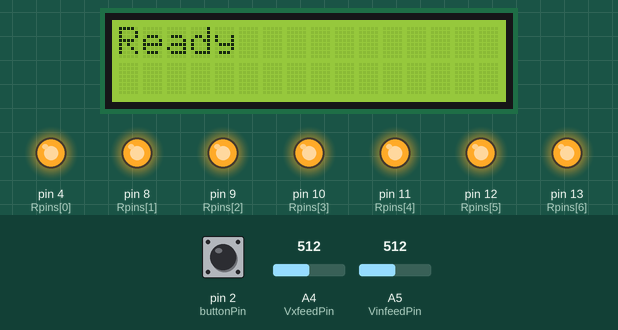
Recording of a sketch running on a simulated Arduino Uno, built with avr-gcc and run on an emulated ATmega328P. On the bench: 16×2 character LCD, output pins drawn as LEDs (lit = HIGH). Inputs (shaded band) come from the test bench; at power-on: pin 2 (buttonPin) LOW, A4 (VxfeedPin) = 512, A5 (VinfeedPin) = 512. Pins used as bus, display or sensor lines are not drawn; what the sketch prints to the serial monitor is not drawn.

Above: at 1.3 s.
1.4 s: pin 2 (buttonPin) pulled HIGH for 0.15 s
At 2.1 s:
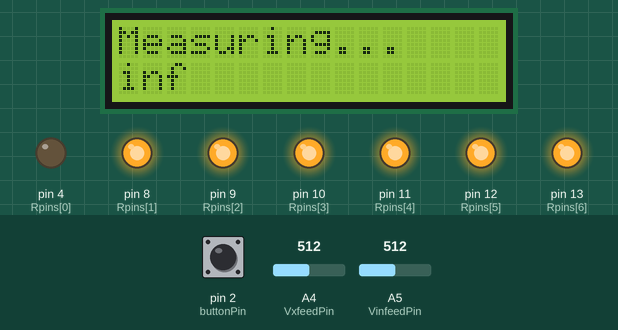
3.0 s: A4 (VxfeedPin) set to 810
At 3.9 s:
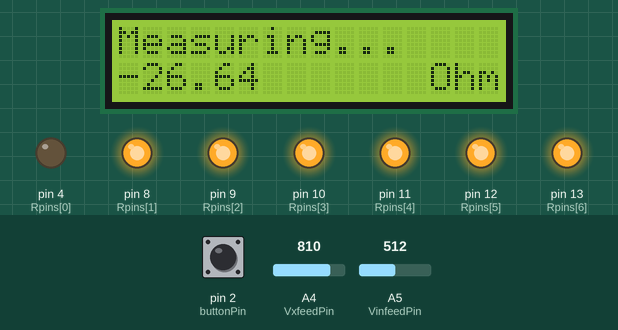
4.5 s: A4 (VxfeedPin) set to 837
At 5.9 s:
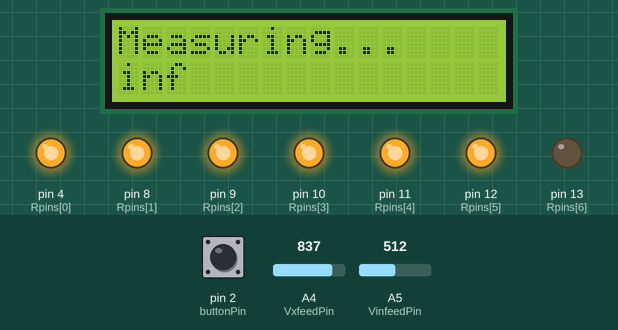
6.2 s: A4 (VxfeedPin) set to 511
At 7.4 s:
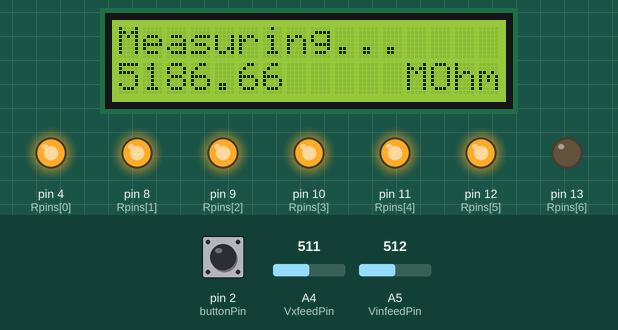
7.7 s: A5 (VinfeedPin) set to 306
At 8.4 s:
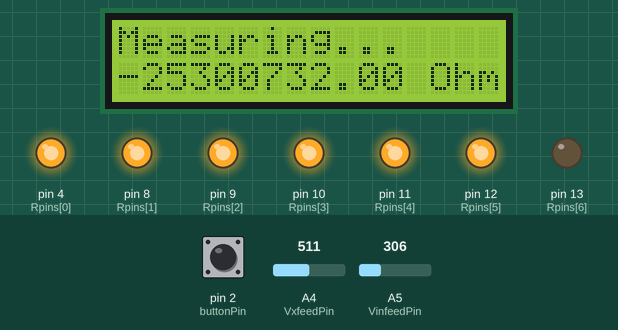
9.5 s: A4 (VxfeedPin) set to 222
At 10.3 s:
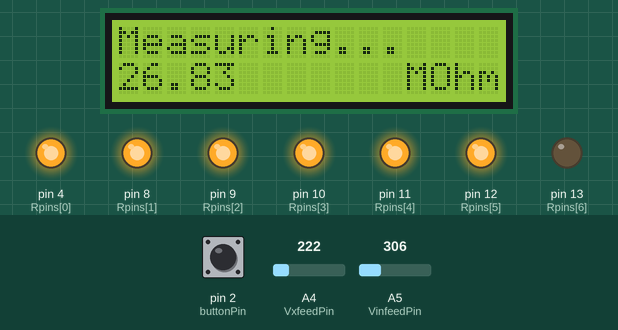
11.0 s: A4 (VxfeedPin) set to 188
Timing chart, 0 to 13.7 s (numbered marks = the images above; inputs shaded):
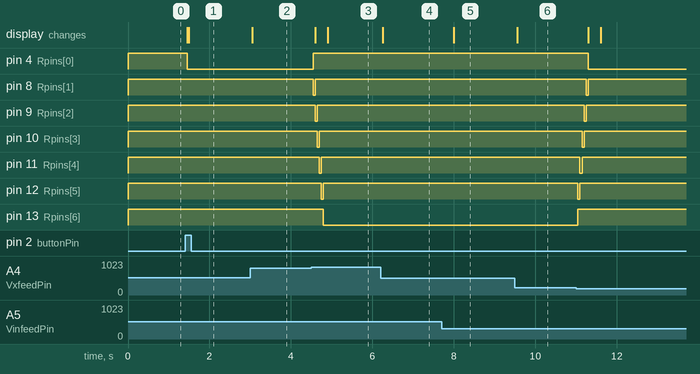

The sketch:

main.ino
```cpp
#include <LiquidCrystal.h>

const byte VinfeedPin = A5;
const byte VxfeedPin = A4;
const int REFERENCE_R_NUM = 7;
const int Rpins[REFERENCE_R_NUM] = { 4, 8, 9, 10, 11, 12, 13};
const double Rvalues[REFERENCE_R_NUM] = { 9.8, 99.9, 1000.2, 10.04E+03, 98.1E+03, 0.982E+06, 10.15E+06};

const double VswitchUP = 4;
const double VswitchDOWN = 5-VswitchUP;

int selectedR = 0;

bool isEnabled = false;
const int IS_NOT_ENABLED_CODE = -1;
int buttonState;             // the current reading from the input pin
int lastButtonState = LOW;   // the previous reading from the input pin
const int buttonPin = 2;
unsigned long lastDebounceTime = 0;
const unsigned long debounceDelay = 50;

const int relaySettlingTime = 40;

unsigned long sampleTimer = 0;
const unsigned long sampleFreqHz = 20;
unsigned long sampleInterval = 0;
bool isFirstMeasure = true;
unsigned long initialTimeOffset;
unsigned long lastSampleTime;

const int LCD_rsPin = 7, LCD_enPin = 5, LCD_contrastPin = 6;
LiquidCrystal screen(LCD_rsPin, LCD_enPin, A0, A1, A2, A3);
const int CONTRAST = 125;

void setup() {
  sampleInterval = 1000 / sampleFreqHz;
  Serial.begin(115200);
  Serial.print(sampleFreqHz);
  Serial.println(" Hz");

  for (int i = 0; i < REFERENCE_R_NUM; i++) {
    pinMode(Rpins[i], OUTPUT);
    digitalWrite(Rpins[i], HIGH);
  }
  pinMode(VinfeedPin, INPUT);
  pinMode(VxfeedPin, INPUT);

  pinMode(buttonPin, INPUT);

  analogWrite(LCD_contrastPin, CONTRAST);
  screen.begin(16, 2);
  writeReady();

  if (isEnabled) digitalWrite(Rpins[selectedR], LOW);
  delay(relaySettlingTime);
}

void loop() {

  handleIsEnabled();

  if (isEnabled) {
    unsigned long currMillis = millis();
    if (currMillis - sampleTimer >= sampleInterval) { // is it time for a sample?
      selectRelayChannel();
      double Rx = measureResistance();

      writeResistance(Rx);
      Serial.print(Rx);
      Serial.print(";");
      Serial.println(getSampleTime(currMillis)); // So we have t0 = 0 s
    }
  }
}

unsigned long getSampleTime(unsigned long currMillis) {
  sampleTimer = currMillis;
  unsigned long sampleTime;

  // Gestisce inizializzazione timer da 0 s
  if (isFirstMeasure) initialTimeOffset = sampleTimer - sampleInterval;

  sampleTime = sampleTimer - sampleInterval - initialTimeOffset;

  // Gestisce eventuali disallineamenti di qualche millisecondo
  if ((sampleTime - lastSampleTime != sampleInterval) && (!isFirstMeasure)) {
    initialTimeOffset += sampleTime - lastSampleTime - sampleInterval;
    sampleTime = sampleTimer - sampleInterval - initialTimeOffset;
  }

  if (isFirstMeasure) isFirstMeasure = false;
  lastSampleTime = sampleTime;
  return sampleTime;
}

void resetSampleTime() {
  initialTimeOffset = 0;
  isFirstMeasure = true;
  lastSampleTime = 0;
  sampleTimer = 0;
}

void selectRelayChannel() {
  double Vx = analogRead(VxfeedPin);
  Vx = Vx / 1023 * 5;

  if (Vx > VswitchUP) {
    if (selectedR + 1 < REFERENCE_R_NUM) {
      digitalWrite(Rpins[selectedR], HIGH);
      selectedR++;
      digitalWrite(Rpins[selectedR], LOW);
      delay(relaySettlingTime);
    }
  }
  else if (Vx < VswitchDOWN) {
    if (selectedR > 0) {
      digitalWrite(Rpins[selectedR], HIGH);
      selectedR--;
      digitalWrite(Rpins[selectedR], LOW);
      delay(relaySettlingTime);
    }
  }
}

double measureResistance() {
    double Vx = analogRead(VxfeedPin);
    Vx = Vx / 1023 * 5;
    double Vin = analogRead(VinfeedPin);
    Vin = Vin / 1023 * 5;
    double Ix = (Vin - Vx) / Rvalues[selectedR];
    double Rx = Vx / Ix;

    if (Vx > VswitchUP && selectedR + 1 == REFERENCE_R_NUM) Rx = 1.0 / 0.0;

    return Rx;
}

void handleIsEnabled() {
  int reading = digitalRead(buttonPin);

  // If the switch changed, due to noise or pressing:
  if (reading != lastButtonState) {
    // reset the debouncing timer
    lastDebounceTime = millis();
  }

  if ((millis() - lastDebounceTime) > debounceDelay) {
    // whatever the reading is at, it's been there for longer than the debounce
    // delay, so take it as the actual current state:

    // if the button state has changed:
    if (reading != buttonState) {
      buttonState = reading;

      // only toggle the LED if the new button state is HIGH
      if (buttonState == HIGH) {
        isEnabled = !isEnabled;
        if (isEnabled) {
          digitalWrite(Rpins[selectedR], LOW);
          screen.clear();
        }
        else {
          digitalWrite(Rpins[selectedR], HIGH);
          writeReady();
          Serial.println(IS_NOT_ENABLED_CODE);
          resetSampleTime();
        }
        delay(relaySettlingTime);
      }
    }
  }

  lastButtonState = reading;
}

unsigned long LCD_lastDebounceTime = 0;
unsigned long LCD_debounceDelay = 300;
float lastRx;
void writeResistance(float Rx) {
  if (lastRx != Rx) {
    if ((millis() - LCD_lastDebounceTime) > LCD_debounceDelay) {
      screen.clear();
      screen.print("Measuring...");
      screen.setCursor(0, 1);

      int unitOhm;

      if (Rx < 1000) {
        Rx = Rx;
        unitOhm = 0;
      }
      else if (Rx >= 1000 && Rx < 1000000) {
        Rx = Rx / 1000;
        unitOhm = 1;
      }
      else if (Rx >= 1000000 && Rx != 1.0/0.0) {
        Rx = Rx / 1000000;
        unitOhm = 2;
      }
      else {
        Rx = Rx;
        unitOhm = -1;
      }

      screen.print(Rx);
      if (unitOhm >= 0) {
        int spaces = 4;
        if (unitOhm == 0) spaces = 3;
        screen.setCursor(16 - spaces, 1);
        if (unitOhm == 1) screen.print("k");
        else if (unitOhm == 2) screen.print("M");
        screen.print("Ohm");
      }
      lastRx = Rx;
      LCD_lastDebounceTime = millis();
    }
  }
}

void writeReady() {
  screen.clear();
  screen.print("Ready");
  lastRx = -1;
}
```

Measured:
- the behaviour switches between 818 and 819 on A4 (VxfeedPin) (found by bisection; images 2 and 3)
- after the input at 1.4 s, pin 4 (Rpins[0]): HIGH → LOW after 0.05 s; the display: first changes after 0.05 s (image 1 shows a later state)
- after the input at 3.0 s, the display: changes after 0.05 s (image 2)
- after the input at 4.5 s, pin 4 (Rpins[0]): LOW → HIGH at once; pin 8 (Rpins[1]): HIGH → LOW at once, → HIGH 0.05 s later
- after the input at 6.2 s, the display: changes after 0.05 s (image 4)
- after the input at 7.7 s, the display: changes after 0.30 s (image 5)
- after the input at 9.5 s, the display: changes after 0.05 s (image 6)
- after the input at 11.0 s, pin 4 (Rpins[0]): HIGH → LOW after 0.30 s; pin 8 (Rpins[1]): HIGH → LOW after 0.25 s, → HIGH 0.05 s later; pin 9 (Rpins[2]): HIGH → LOW after 0.20 s, → HIGH 0.05 s later; pin 10 (Rpins[3]): HIGH → LOW after 0.15 s, → HIGH 0.05 s later; pin 11 (Rpins[4]): HIGH → LOW after 0.10 s, → HIGH 0.05 s later
